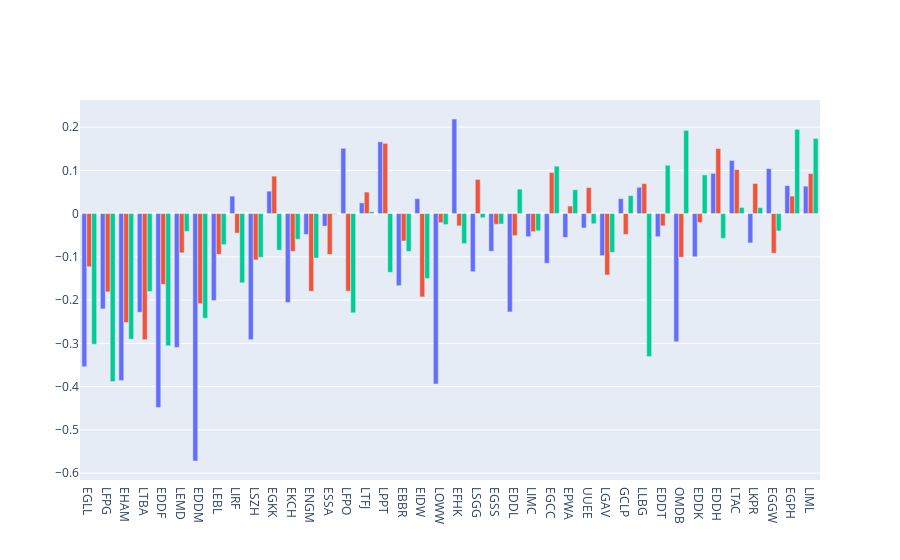

Notebook code cell kept with this figure:
### Markdown cell above
## P Deltas with Hourly Infection Matrices and Reduced Apt Counts

### Code cell
import plotly.graph_objects as go

tw_idx = 0

col_name = "calc_p_hourly"
r_bar_df = pd.DataFrame(data={"calc_p": reduced_df[col_name][tw_idx].astype("float"), "rr": np.diagonal(reduced_df["rr_vector"][tw_idx]),
                            "calc_p_plus1": reduced_df[col_name][tw_idx+1].astype("float"), "calc_p_plus2": reduced_df[col_name][tw_idx+2].astype("float")}, index=airport_df.index.unique("apt")[0:n_apt])

plot_kwargs_bar = dict(figsize=(10, 4), kind="bar", title=f"P Delta values at time window: {list(range(tw_tuple[0], tw_tuple[1]))[tw_idx:tw_idx+3]} ({date})")

r_bar_df["positive"] = r_bar_df["calc_p"] > 0
# bar_df["calc_p"].plot(**plot_kwargs_bar, color=bar_df["positive"].map({True: 'r', False: 'limegreen'}))
# plt.xticks(rotation=90)
# plt.gca().tick_params(axis='x', which='major', labelsize=4)
# plt.show()

import plotly.express as px

#fig = px.bar(bar_df.reset_index(), x="apt", y=["calc_p", "calc_p_plus1", "calc_p_plus2"], color="calc_p", labels={"calc_p": "P Delta", "rr": "Recovery Rate", "apt": "Airport"}, 
            
             #color_continuous_scale=px.colors.diverging.RdYlGn_r, range_color=[-1, 1], barmode="group")
             

fig = go.Figure(data=[
    go.Bar(name='1st Hr', x=airport_df.index.unique("apt")[0:n_apt], y=r_bar_df["calc_p"]),
    go.Bar(name='2nd Hr', x=airport_df.index.unique("apt")[0:n_apt], y=r_bar_df["calc_p_plus1"]),
    go.Bar(name='3rd Hr', x=airport_df.index.unique("apt")[0:n_apt], y=r_bar_df["calc_p_plus2"]), 
])

fig.update_layout(showlegend=False, barmode='group')
fig.update_xaxes(categoryorder='array', categoryarray= list(airport_df.index.unique("apt"))[0:n_apt])
fig.show()

### Figure 1 — Plotly figure (JSON) as saved in the notebook; plotly's stock layout.template omitted (floating-point values rounded to 4 significant figures)
{"data": [{"name": "1st Hr", "type": "bar", "x": ["EGLL", "LFPG", "EHAM", "LTBA", "EDDF", "LEMD", "EDDM", "LEBL", "LIRF", "LSZH", "EGKK", "EKCH", "ENGM", "ESSA", "LFPO", "LTFJ", "LPPT", "EBBR", "EIDW", "LOWW", "EFHK", "LSGG", "EGSS", "EDDL", "LIMC", "EGCC", "EPWA", "UUEE", "LGAV", "GCLP", "LLBG", "EDDT", "OMDB", "EDDK", "EDDH", "LTAC", "LKPR", "EGGW", "EGPH", "LIML"], "y": [-0.3539, -0.2204, -0.3858, -0.2282, -0.4484, -0.3093, -0.572, -0.2008, 0.04042, -0.2915, 0.05196, -0.2055, -0.04825, -0.02884, 0.151, 0.02477, 0.166, -0.1667, 0.03462, -0.394, 0.2187, -0.1344, -0.08702, -0.2274, -0.05341, -0.1148, -0.05518, -0.03334, -0.0971, 0.03464, 0.06086, -0.05348, -0.2962, -0.09978, 0.09304, 0.1228, -0.06783, 0.104, 0.0646, 0.06345]}, {"name": "2nd Hr", "type": "bar", "x": ["EGLL", "LFPG", "EHAM", "LTBA", "EDDF", "LEMD", "EDDM", "LEBL", "LIRF", "LSZH", "EGKK", "EKCH", "ENGM", "ESSA", "LFPO", "LTFJ", "LPPT", "EBBR", "EIDW", "LOWW", "EFHK", "LSGG", "EGSS", "EDDL", "LIMC", "EGCC", "EPWA", "UUEE", "LGAV", "GCLP", "LLBG", "EDDT", "OMDB", "EDDK", "EDDH", "LTAC", "LKPR", "EGGW", "EGPH", "LIML"], "y": [-0.1229, -0.181, -0.2519, -0.2916, -0.1635, -0.0907, -0.2081, -0.09425, -0.0451, -0.1071, 0.08665, -0.08743, -0.1795, -0.09455, -0.1794, 0.04983, 0.1624, -0.06329, -0.1926, -0.02103, -0.02842, 0.07905, -0.02469, -0.05093, -0.04188, 0.09493, 0.01741, 0.06026, -0.1419, -0.0481, 0.06922, -0.02821, -0.1009, -0.02084, 0.1503, 0.1019, 0.0697, -0.09174, 0.04048, 0.09252]}, {"name": "3rd Hr", "type": "bar", "x": ["EGLL", "LFPG", "EHAM", "LTBA", "EDDF", "LEMD", "EDDM", "LEBL", "LIRF", "LSZH", "EGKK", "EKCH", "ENGM", "ESSA", "LFPO", "LTFJ", "LPPT", "EBBR", "EIDW", "LOWW", "EFHK", "LSGG", "EGSS", "EDDL", "LIMC", "EGCC", "EPWA", "UUEE", "LGAV", "GCLP", "LLBG", "EDDT", "OMDB", "EDDK", "EDDH", "LTAC", "LKPR", "EGGW", "EGPH", "LIML"], "y": [-0.3018, -0.3884, -0.2903, -0.1802, -0.3058, -0.04109, -0.2419, -0.07167, -0.1601, -0.1011, -0.08454, -0.05934, -0.1027, -0.001566, -0.2294, 0.004233, -0.136, -0.08741, -0.1502, -0.02548, -0.06928, -0.00959, -0.02421, 0.0566, -0.03971, 0.1097, 0.05511, -0.02349, -0.08964, 0.04157, -0.3306, 0.1117, 0.1924, 0.08952, -0.05711, 0.01421, 0.01365, -0.04007, 0.1948, 0.1738]}], "layout": {"barmode": "group", "showlegend": false, "xaxis": {"categoryarray": ["EGLL", "LFPG", "EHAM", "LTBA", "EDDF", "LEMD", "EDDM", "LEBL", "LIRF", "LSZH", "EGKK", "EKCH", "ENGM", "ESSA", "LFPO", "LTFJ", "LPPT", "EBBR", "EIDW", "LOWW", "EFHK", "LSGG", "EGSS", "EDDL", "LIMC", "EGCC", "EPWA", "UUEE", "LGAV", "GCLP", "LLBG", "EDDT", "OMDB", "EDDK", "EDDH", "LTAC", "LKPR", "EGGW", "EGPH", "LIML"], "categoryorder": "array"}}}
